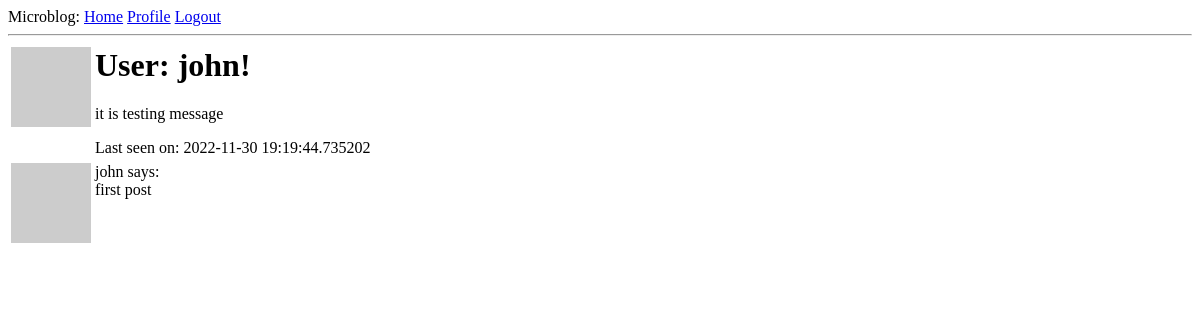
The app's page /user/john (signed in), older data.
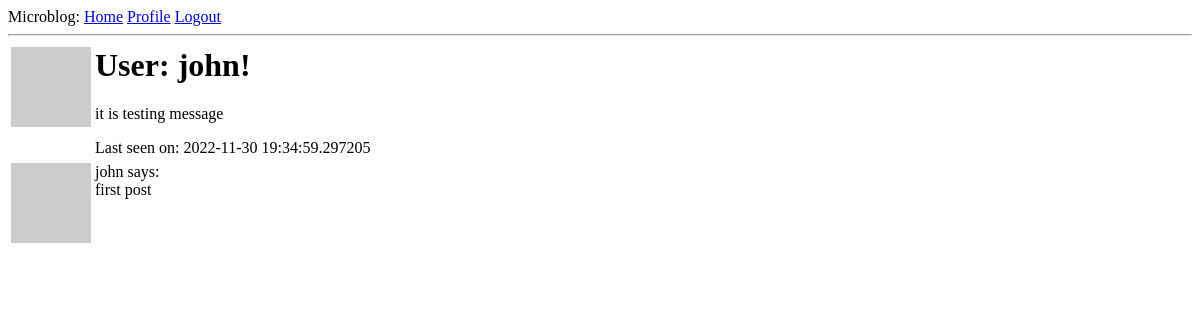
The same page, newer data.
### app/models.py (models this page shows, shortened)
class User(UserMixin, db.Model):
    id = db.Column(db.Integer, primary_key=True)
    username = db.Column(db.String(64), index=True, unique=True)
    email = db.Column(db.String(120), index=True, unique=True)
    password_hash = db.Column(db.String(128))
    posts = db.relationship('Post', backref='author', lazy='dynamic')
    about_me = db.Column(db.String(140))
    last_seen = db.Column(db.DateTime, default=datetime.utcnow())
    def avatar(self, size):
        digest = md5(self.email.lower().encode('utf-8')).hexdigest()
        return 'https://www.gravatar.com/avatar/{}?d=identicon&s={}'.format(digest, size)

class Post(db.Model):
    id = db.Column(db.Integer, primary_key=True)
    body = db.Column(db.String(140))
    timestamp = db.Column(db.DateTime, index=True, default=datetime.utcnow)
    user_id = db.Column(db.Integer, db.ForeignKey('user.id'))

### app/routes.py (the view)
@app.route('/user/<username>')
@login_required
def user(username):
    user = User.query.filter_by(username=username).first_or_404()
    posts = []
    if user is not None:
        posts = Post.query.filter_by(user_id=user.id).all()
    return render_template('user.html', user=user, posts=posts)

### app/models.py (called while the page is built)
@login.user_loader
def load_user(id):
    return User.query.get(int(id))

### app/routes.py (called while the page is built)
@app.before_request
def before_request():
    if current_user.is_authenticated:
        current_user.last_seen = datetime.utcnow()
        db.session.commit()

### app/templates/user.html (shortened to what this page needs)
{% extends "base.html" %}
{% block content %}
    <table>
        <tr valign="top">
            <td><img src="{{ user.avatar(128) }}"></td>
            <td>
                <h1>User: {{ user.username }}!</h1>
                {% if user.about_me %}<p>{{ user.about_me }}</p>{% endif %}
                {% if user.last_seen %}<p>Last seen on: {{ user.last_seen }}</p>{% endif %}
            </td>
        </tr>
    </table>
    {% for post in posts %}
        {% include '_post.html' %}
    {% endfor %}
{% endblock %}

### app/templates/base.html (shortened to what this page needs)
<html>
    <head>
    </head>
    <body>
        <div>
            Microblog:
            <a href="{{ url_for('index') }}">Home</a>
            {% if current_user.is_anonymous %}
            <a href="{{ url_for('login') }}">Login</a>
            {% else %}
            <a href="{{ url_for('user', username=current_user.username) }}">Profile</a>
            <a href="{{ url_for('logout') }}">Logout</a>
            {% endif %}
        </div>
        <hr>
        {% block content %}{% endblock %}
    </body>
</html>

### app/templates/_post.html
<table>
  <tr valign="top">
    <td><img src="{{ post.author.avatar(36) }}"></td>
    <td>{{ post.author.username }} says:<br>{{ post.body }}</td>
  </tr>
</table>

Row changes from the older to the newer data that the page shows:
changed User "john": last_seen "2022-11-30 19:19:44.735202" → "2022-11-30 19:34:59.297205"
